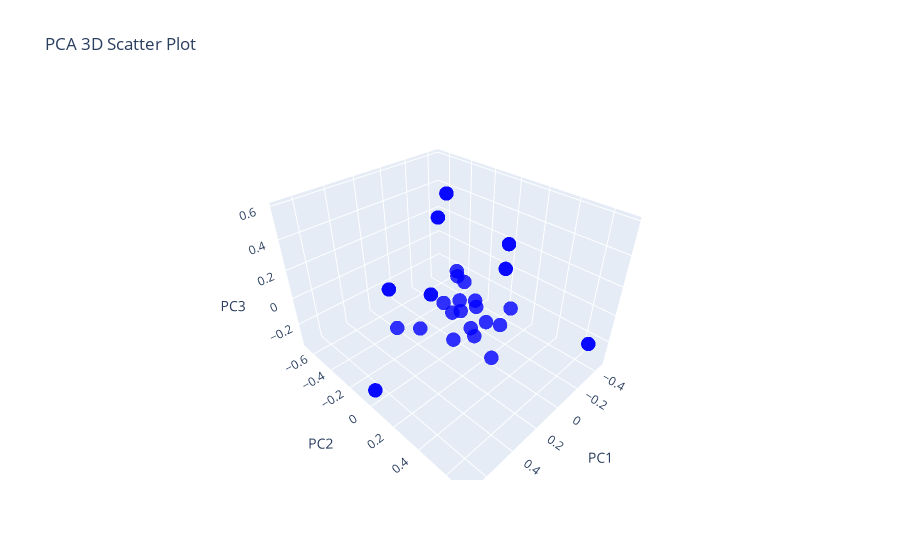

The code cell stored with this chart in its notebook:
### Code cell
import numpy as np
import plotly.graph_objs as go
from sklearn.decomposition import PCA

# Reduce dimensionality using PCA
pca = PCA(n_components=3)
vectors_3d = pca.fit_transform(vector_data)

# Create interactive scatter plot with Plotly
fig = go.Figure(data=[go.Scatter3d(
    x=vectors_3d[:, 0],
    y=vectors_3d[:, 1],
    z=vectors_3d[:, 2],
    mode='markers',
    marker=dict(
        size=5,
        color='blue',                # set color to an array/list of desired values
        opacity=0.8
    )
)])

# Set layout options
fig.update_layout(
    scene=dict(
        xaxis_title='PC1',
        yaxis_title='PC2',
        zaxis_title='PC3'
    ),
    title='PCA 3D Scatter Plot'
)

# Show the plot
fig.show()

### Figure 1 — Plotly figure (JSON) as saved in the notebook; plotly's stock layout.template omitted (floating-point values rounded to 4 significant figures)
{"data": [{"marker": {"color": "blue", "opacity": 0.8, "size": 5}, "mode": "markers", "type": "scatter3d", "x": [-0.03043, 0.1168, -0.3718, -0.3718, 0.03978, 0.05272, 0.05272, 0.6941, 0.6941, -0.06076, -0.06689, -0.3303, -0.3303, 0.09216, -0.1891, 0.08318, -0.07231, 0.09222, 0.03201, -0.4556, -0.4556, -0.07177, 0.0961, -0.1562, -0.3002, 0.5061, 0.5061, 0.3967, 0.1816, 0.1816, -0.309, -0.309, 0.1468, -0.08382], "y": [-0.05246, -0.2705, 0.03604, 0.03604, 0.11, -0.6712, -0.6712, 0.007084, 0.007084, -0.04392, -0.07648, -0.4706, -0.4706, 0.01506, 0.2247, 0.1788, 0.04923, -0.06959, 0.2768, -0.03633, -0.03633, -0.1575, 0.04745, -0.03457, 0.07151, 0.2774, 0.2774, -0.1457, -0.01208, -0.01208, 0.6999, 0.6999, 0.09187, 0.1248], "z": [-0.06543, -0.3354, 0.2337, 0.2337, -0.1524, -0.2491, -0.2491, -0.2696, -0.2696, 0.06275, -0.1831, 0.4248, 0.4248, -0.2708, -0.06457, -0.1473, -0.08441, -0.0292, -0.2899, -0.01763, -0.01763, -0.2432, 0.2209, -0.1239, -0.3495, 0.4214, 0.4214, -0.09048, 0.5911, 0.5911, -0.1268, -0.1268, 0.2984, -0.1681]}], "layout": {"scene": {"xaxis": {"title": {"text": "PC1"}}, "yaxis": {"title": {"text": "PC2"}}, "zaxis": {"title": {"text": "PC3"}}}, "title": {"text": "PCA 3D Scatter Plot"}}}
